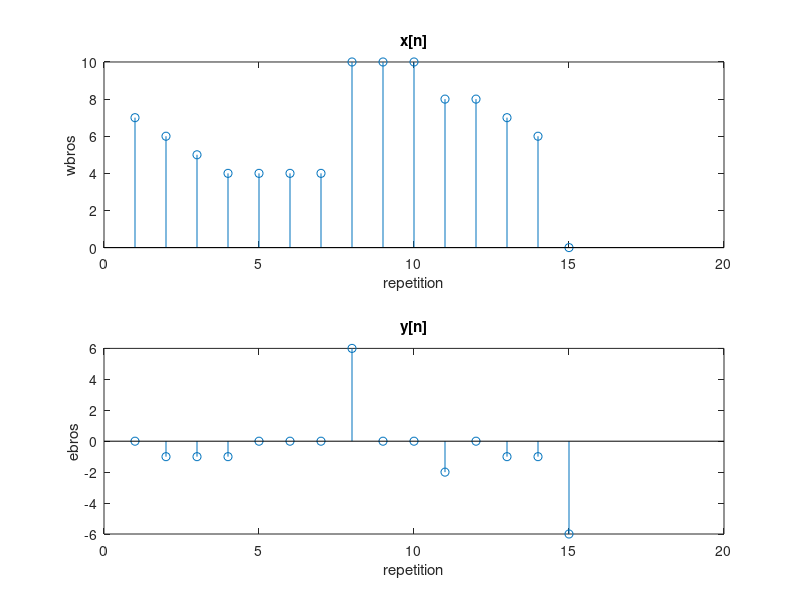
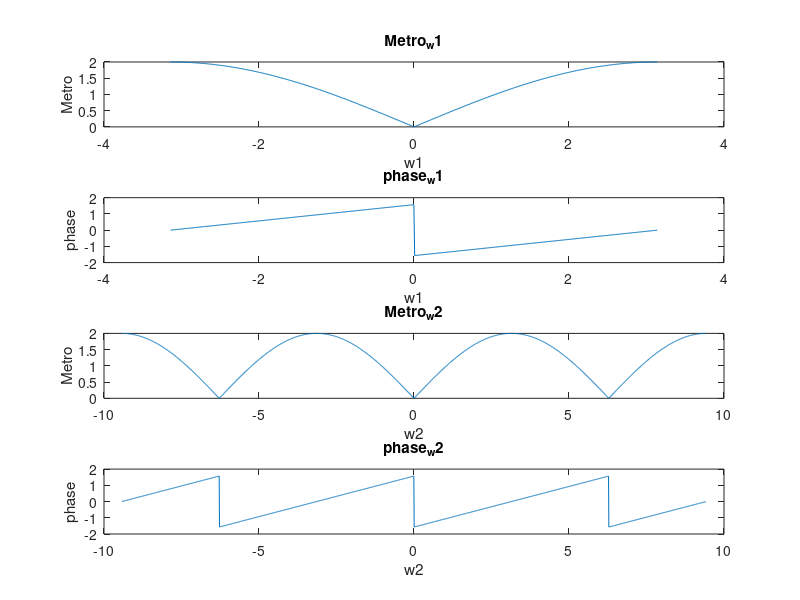

These figures' MATLAB source, in order: (Note: this script raises an error after producing the figures.)
function Ask2
  
########################## 2a
x = [7 6 5 4 4 4 4 10 10 10 8 8 7 6 0];
y(1) = 0;
n=[1:15];
  
for i = 2:15
    y(i) = x(i)- x(i-1);
end
figure();
subplot(2,1,1);
stem(n,x);
title("x[n]");
xlabel("repetition");
ylabel("wbros");

subplot(2,1,2);
stem(n,y);
title("y[n]");  
xlabel("repetition");
ylabel("ebros");
saveas(gcf,"Ask2a.jpg");

########################## 2b
#----------------------------------------(w1)
w1 = [-pi:0.01:pi];
U = atan((sin(w1)./(1-cos(w1))));
H = 2.*abs(sin(w1./2)).*exp(-j.*U);

figure();
subplot(4,1,1);
grid;
plot(w1,abs(H));        
title("Metro_w1");
xlabel("w1");
ylabel("Metro");

subplot(4,1,2);
grid;
plot(w1,angle(H));
title("phase_w1");
xlabel("w1");
ylabel("phase");

#----------------------------------------(w2)

w2 = [-3*pi:0.01:3*pi];
U = atan(sin(w2)./(1-cos(w2)));
H = 2.*abs(sin(w2./2)).*exp(-j.*U);

subplot(4,1,3);
plot(w2,abs(H));        
title("Metro_w2");
xlabel("w2");
ylabel("Metro");

subplot(4,1,4);
plot(w2,angle(H));
title("phase_w2");
xlabel("w2");
ylabel("phase");

########################## 2c
X = imread('lena.tiff');
size(X)
figure(3); 
imshow(X);
X = double(rgb2gray(X));
size(X)
figure(4);
imshow(X,[]);
saveas(gcf,"Ask2ca.jpg");

[R C] = size(X);
Z = zeros(R,C);
G = zeros(R,C);
Y = zeros(R,C);


for k = 1:R
   Y(k,1) = 0;
   for m = 2:1:C
      Y(k,m) = X(k,m)- X(k,m-1);
   end
end

for m = 1:C
   Z(1,m) = 0;
   for k = 2:R
      Z(k,m) = X(k,m)- X(k-1,m);
   end
end

for k = 1:R
   for m = 1:C
     G(k,m) = sqrt((Y(k,m)^2) + (Z(k,m)^2));
   end
end 

figure();
imshow(Y,[]);
saveas(gcf,"Ask2cb.jpg");
figure();
imshow(Z,[]); 
saveas(gcf,"Ask2cc.jpg");
figure();
imshow(G,[]);
saveas(gcf,"Ask2cd.jpg");

endfunction
